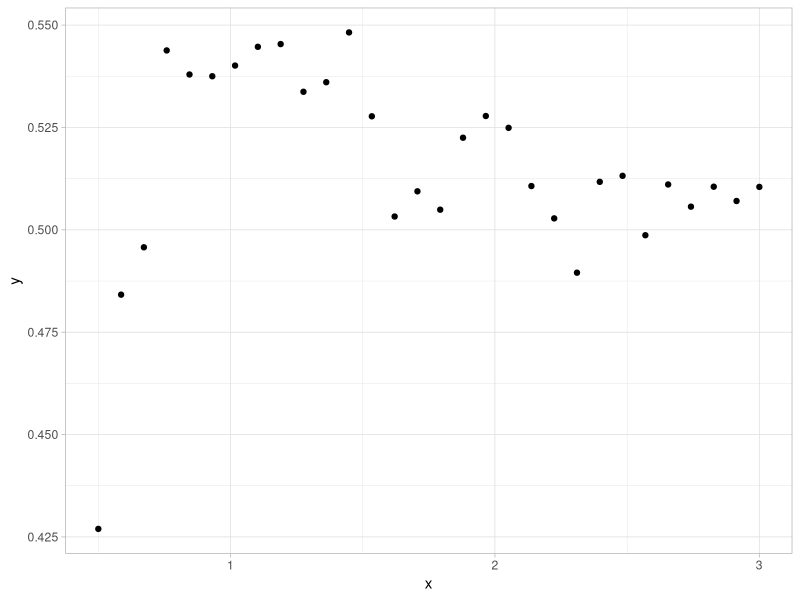
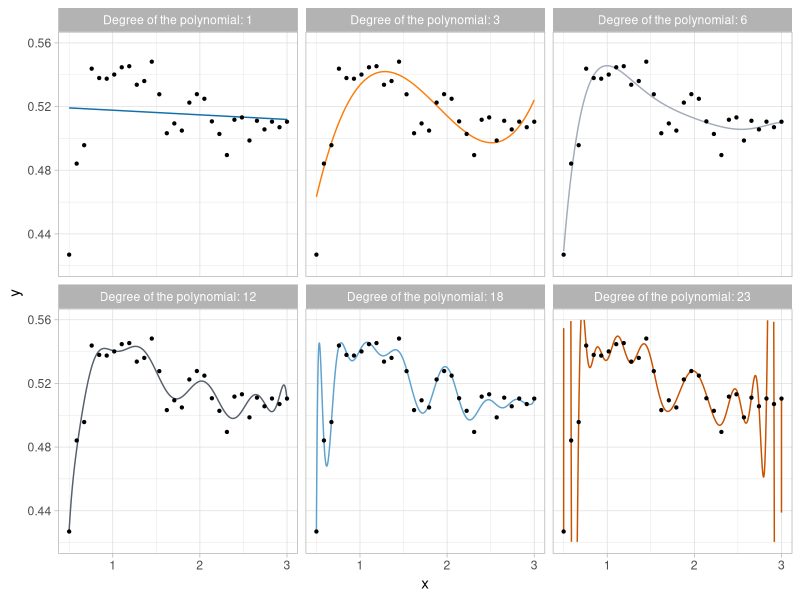
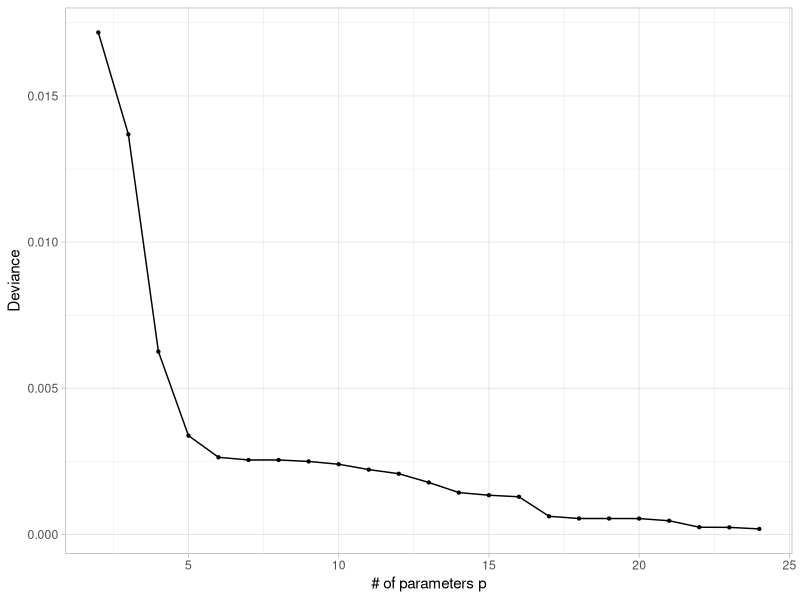
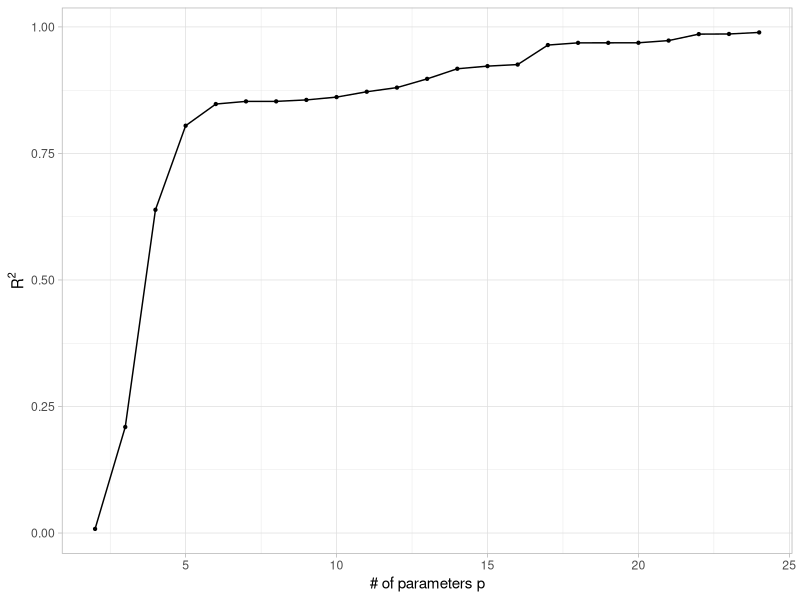
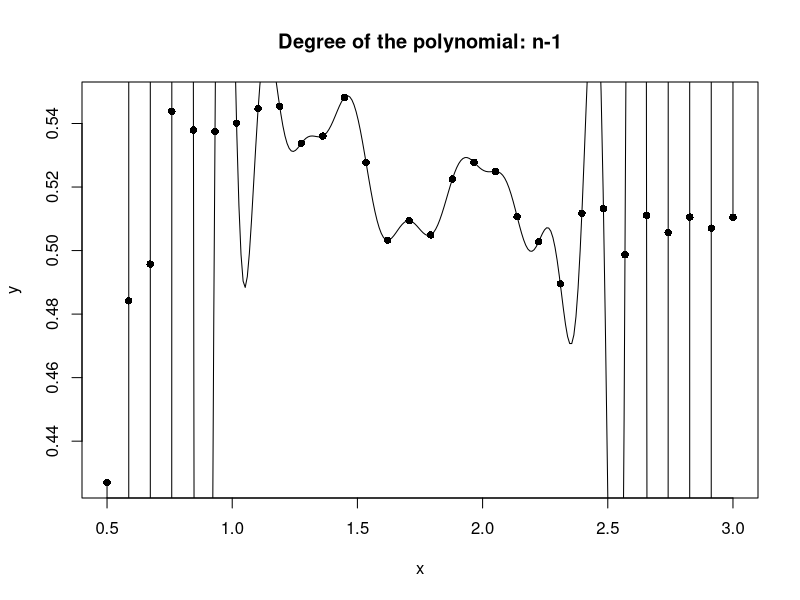
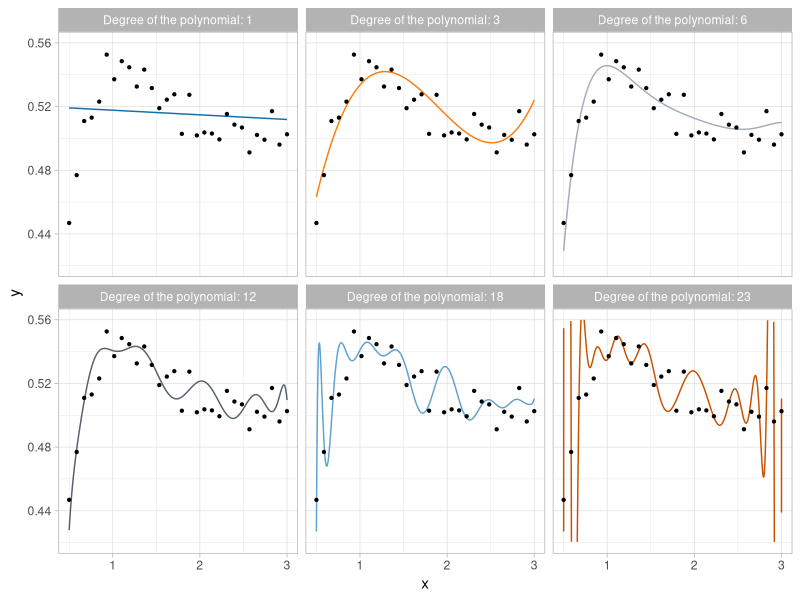
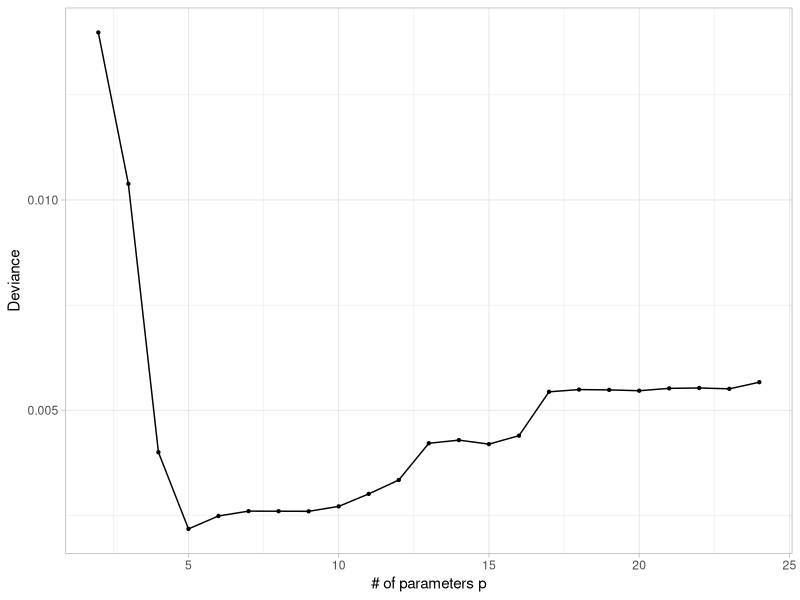
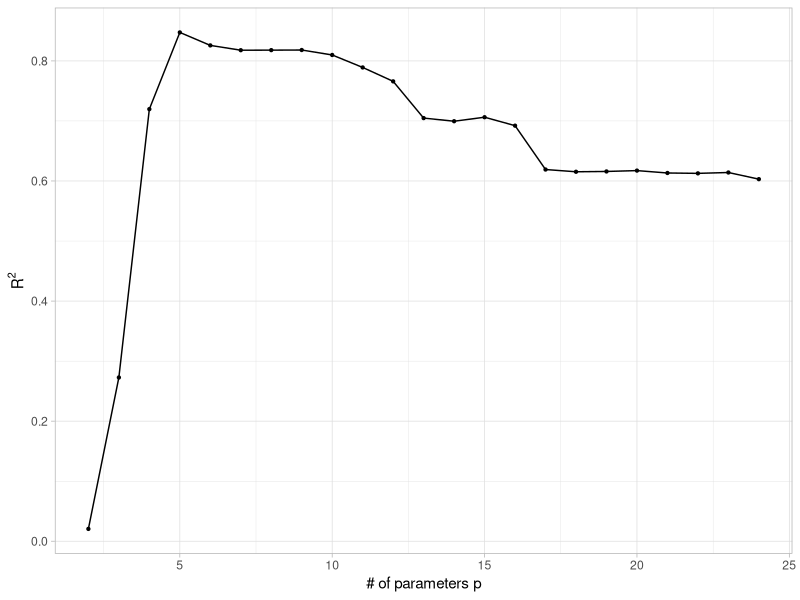

R code for these plots, in order:
## ---- chunk 1
#| fig-width: 5
#| fig-height: 4.5
library(tidyverse)
library(ggplot2)
library(ggthemes)
dataset <- read.table("../data/yesterday.txt", header = TRUE)
ggplot(data = dataset, aes(x = x, y = y.yesterday)) +
  geom_point() +
  theme_light() +
  scale_color_tableau(palette = "Color Blind") +
  xlab("x") +
  ylab("y")
## ---- chunk 2
#| fig-width: 7.8
#| fig-height: 4.55
#| fig-align: center
degree_list <- c(1, 3, 6, 12, 18, 23)
data_pred <- NULL
x_seq <- seq(from = min(dataset$x), to = max(dataset$x), length = 30000)
for (degree in degree_list) {
  # Fitting a polynomial of degree p -1
  fit <- lm(y.yesterday ~ poly(x, degree = degree, raw = F), data = dataset)
  y_hat <- predict(fit, newdata = data.frame(x = x_seq))
  data_pred <- rbind(data_pred, data.frame(x = x_seq, y_hat = y_hat, degree = paste("Degree of the polynomial:", degree)))
}
data_pred$degree <- factor(data_pred$degree)
data_pred$degree <- factor(data_pred$degree, levels = levels(data_pred$degree)[c(1, 5, 6, 2, 3, 4)])

ggplot(data = data_pred) +
  geom_line(aes(x = x, y = y_hat, col = degree)) +
  geom_point(data = dataset, aes(x = x, y = y.yesterday), size = 0.8) +
  theme_light() +
  theme(legend.position = "none") +
  facet_wrap(. ~ degree, ncol = 3) +
  scale_color_tableau(palette = "Color Blind") +
  xlab("x") +
  ylab("y") +
  ylim(c(0.42, 0.56))
## ---- chunk 3
degree_list <- 1:23
data_goodness <- data.frame(degree = degree_list, Deviance = NA, R_squared = NA, Deviance_test = NA, R_squared_test = NA)
deviance_tot <- sum((dataset$y.tomorrow - mean(dataset$y.tomorrow))^2)
for (degree in degree_list) {
  # Fitting a polynomial of degree p -1
  fit <- lm(y.yesterday ~ poly(x, degree = degree, raw = F), data = dataset)
  data_goodness$Deviance[degree] <- sum((dataset$y.yesterday - fitted(fit))^2)
  data_goodness$Deviance_test[degree] <- sum((dataset$y.tomorrow - fitted(fit))^2)
  data_goodness$R_squared[degree] <- summary(fit)$r.squared
  data_goodness$R_squared_test[degree] <- 1 - data_goodness$Deviance_test[degree] / deviance_tot
}
## ---- chunk 4
#| fig-width: 5
#| fig-height: 4.5
ggplot(data = data_goodness, aes(x = degree + 1, y = Deviance)) +
  geom_line() +
  geom_point(size = 0.8) +
  theme_light() +
  xlab("# of parameters p") +
  ylab("Deviance")
## ---- chunk 5
#| fig-width: 5
#| fig-height: 4.5
ggplot(data = data_goodness, aes(x = degree + 1, y = R_squared)) +
  geom_line() +
  geom_point(size = 0.8) +
  theme_light() +
  xlab("# of parameters p") +
  ylab(expression(R^2))
## ---- chunk 6
#| fig-width: 9
#| fig-height: 6
#| fig-align: center
lagrange <- function(x0, y0) {
  f <- function(x) {
    sum(y0 * sapply(seq_along(x0), \(j) {
      prod(x - x0[-j]) / prod(x0[j] - x0[-j])
    }))
  }
  Vectorize(f, "x")
}
f <- lagrange(dataset$x, dataset$y.yesterday)

plot(dataset$x, dataset$y.yesterday, pch = 16, xlab = "x", ylab = "y", main = "Degree of the polynomial: n-1")
curve(f(x), n = 300, add = TRUE)
## ---- chunk 7
#| fig-width: 7.8
#| fig-height: 4.55
#| fig-align: center
ggplot(data = data_pred) +
  geom_line(aes(x = x, y = y_hat, col = degree)) +
  geom_point(data = dataset, aes(x = x, y = y.tomorrow), size = 0.8) +
  theme_light() +
  theme(legend.position = "none") +
  facet_wrap(. ~ degree, ncol = 3) +
  scale_color_tableau(palette = "Color Blind") +
  xlab("x") +
  ylab("y") +
  ylim(c(0.42, 0.56))
## ---- chunk 8
#| fig-width: 5
#| fig-height: 4.5
ggplot(data = data_goodness, aes(x = degree + 1, y = Deviance_test)) +
  geom_line() +
  geom_point(size = 0.8) +
  theme_light() +
  xlab("# of parameters p") +
  ylab("Deviance")
## ---- chunk 9
#| fig-width: 5
#| fig-height: 4.5
ggplot(data = data_goodness, aes(x = degree + 1, y = R_squared_test)) +
  geom_line() +
  geom_point(size = 0.8) +
  theme_light() +
  xlab("# of parameters p") +
  ylab(expression(R^2))
